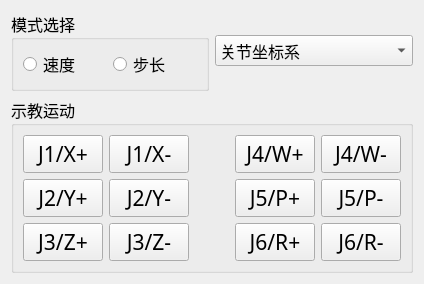
     <widget class="QWidget" name="tab_3">
      <attribute name="title">
       <string>示教模式</string>
      </attribute>
      <layout class="QGridLayout" name="gridLayout_7">
       <item row="0" column="0">
        <widget class="QGroupBox" name="groupBox_4">
         <property name="font">
          <font>
           <family>微软雅黑</family>
           <pointsize>12</pointsize>
          </font>
         </property>
         <property name="title">
          <string>模式选择</string>
         </property>
         <layout class="QGridLayout" name="gridLayout_2">
          <item row="0" column="0">
           <widget class="QRadioButton" name="radioButtonV">
            <property name="text">
             <string>速度</string>
            </property>
           </widget>
          </item>
          <item row="0" column="1">
           <widget class="QRadioButton" name="radioButtonP">
            <property name="text">
             <string>步长</string>
            </property>
           </widget>
          </item>
         </layout>
        </widget>
       </item>
       <item row="0" column="1">
        <widget class="QComboBox" name="comboBox_axis">
         <property name="font">
          <font>
           <family>微软雅黑</family>
           <pointsize>12</pointsize>
          </font>
         </property>
         <item>
          <property name="text">
           <string>关节坐标系</string>
          </property>
         </item>
         <item>
          <property name="text">
           <string>基坐标系</string>
          </property>
         </item>
         <item>
          <property name="text">
           <string>工具坐标系</string>
          </property>
         </item>
         <item>
          <property name="text">
           <string>用户坐标系</string>
          </property>
         </item>
         <item>
          <property name="text">
           <string>转台坐标系</string>
          </property>
         </item>
        </widget>
       </item>
       <item row="1" column="0" colspan="2">
        <widget class="QGroupBox" name="groupBox_5">
         <property name="font">
          <font>
           <family>微软雅黑</family>
           <pointsize>12</pointsize>
          </font>
         </property>
         <property name="title">
          <string>示教运动</string>
         </property>
         <layout class="QGridLayout" name="gridLayout_5">
          <item row="0" column="2">
           <layout class="QVBoxLayout" name="verticalLayout_2">
            <item>
             <layout class="QHBoxLayout" name="horizontalLayout_6">
              <item>
               <widget class="QPushButton" name="btn_J4add">
                <property name="font">
                 <font>
                  <family>微软雅黑</family>
                  <pointsize>16</pointsize>
                 </font>
                </property>
                <property name="text">
                 <string>J4/W+</string>
                </property>
               </widget>
              </item>
              <item>
               <widget class="QPushButton" name="btn_J4sub">
                <property name="font">
                 <font>
                  <family>微软雅黑</family>
                  <pointsize>16</pointsize>
                 </font>
                </property>
                <property name="text">
                 <string>J4/W-</string>
                </property>
               </widget>
              </item>
             </layout>
            </item>
            <item>
             <layout class="QHBoxLayout" name="horizontalLayout_8">
              <item>
               <widget class="QPushButton" name="btn_J5add">
                <property name="font">
                 <font>
                  <family>微软雅黑</family>
                  <pointsize>16</pointsize>
                 </font>
                </property>
                <property name="text">
                 <string>J5/P+</string>
                </property>
               </widget>
              </item>
              <item>
               <widget class="QPushButton" name="btn_J5sub">
                <property name="font">
                 <font>
                  <family>微软雅黑</family>
                  <pointsize>16</pointsize>
                 </font>
                </property>
                <property name="text">
                 <string>J5/P-</string>
                </property>
               </widget>
              </item>
             </layout>
            </item>
            <item>
             <layout class="QHBoxLayout" name="horizontalLayout_4">
              <item>
               <widget class="QPushButton" name="btn_J6add">
                <property name="font">
                 <font>
                  <family>微软雅黑</family>
                  <pointsize>16</pointsize>
                 </font>
                </property>
                <property name="text">
                 <string>J6/R+</string>
                </property>
               </widget>
              </item>
              <item>
               <widget class="QPushButton" name="btn_J6sub">
                <property name="font">
                 <font>
                  <family>微软雅黑</family>
                  <pointsize>16</pointsize>
                 </font>
                </property>
                <property name="text">
                 <string>J6/R-</string>
                </property>
               </widget>
              </item>
             </layout>
            </item>
           </layout>
          </item>
          <item row="0" column="0">
           <layout class="QVBoxLayout" name="verticalLayout">
            <item>
             <layout class="QHBoxLayout" name="horizontalLayout">
              <item>
               <widget class="QPushButton" name="btn_J1add">
                <property name="font">
                 <font>
                  <family>微软雅黑</family>
                  <pointsize>16</pointsize>
                 </font>
                </property>
                <property name="text">
                 <string>J1/X+</string>
                </property>
               </widget>
              </item>
              <item>
               <widget class="QPushButton" name="btn_J1sub">
                <property name="font">
                 <font>
                  <family>微软雅黑</family>
                  <pointsize>16</pointsize>
                 </font>
                </property>
                <property name="text">
                 <string>J1/X-</string>
                </property>
               </widget>
              </item>
             </layout>
            </item>
            <item>
             <layout class="QHBoxLayout" name="horizontalLayout_2">
              <item>
               <widget class="QPushButton" name="btn_J2add">
                <property name="font">
                 <font>
                  <family>微软雅黑</family>
                  <pointsize>16</pointsize>
                 </font>
                </property>
                <property name="text">
                 <string>J2/Y+</string>
                </property>
               </widget>
              </item>
              <item>
               <widget class="QPushButton" name="btn_J2sub">
                <property name="font">
                 <font>
                  <family>微软雅黑</family>
                  <pointsize>16</pointsize>
                 </font>
                </property>
                <property name="text">
                 <string>J2/Y-</string>
                </property>
               </widget>
              </item>
             </layout>
            </item>
            <item>
             <layout class="QHBoxLayout" name="horizontalLayout_3">
              <item>
               <widget class="QPushButton" name="btn_J3add">
                <property name="font">
                 <font>
                  <family>微软雅黑</family>
                  <pointsize>16</pointsize>
                 </font>
                </property>
                <property name="text">
                 <string>J3/Z+</string>
                </property>
               </widget>
              </item>
              <item>
               <widget class="QPushButton" name="btn_J3sub">
                <property name="font">
                 <font>
                  <family>微软雅黑</family>
                  <pointsize>16</pointsize>
                 </font>
                </property>
                <property name="text">
                 <string>J3/Z-</string>
                </property>
               </widget>
              </item>
             </layout>
            </item>
           </layout>
          </item>
          <item row="0" column="1">
           <spacer name="horizontalSpacer">
            <property name="orientation">
             <enum>Qt::Horizontal</enum>
            </property>
            <property name="sizeHint" stdset="0">
             <size>
              <width>40</width>
              <height>20</height>
             </size>
            </property>
           </spacer>
          </item>
         </layout>
        </widget>
       </item>
      </layout>
     </widget>
